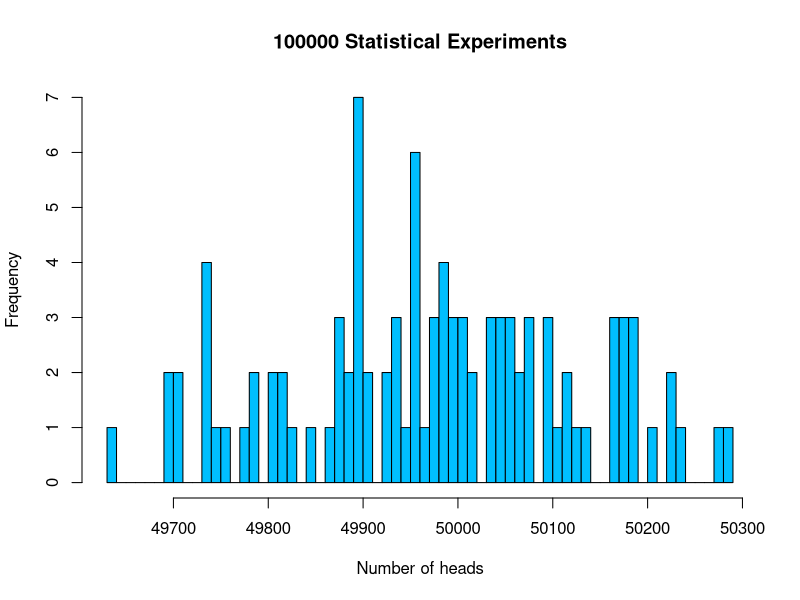
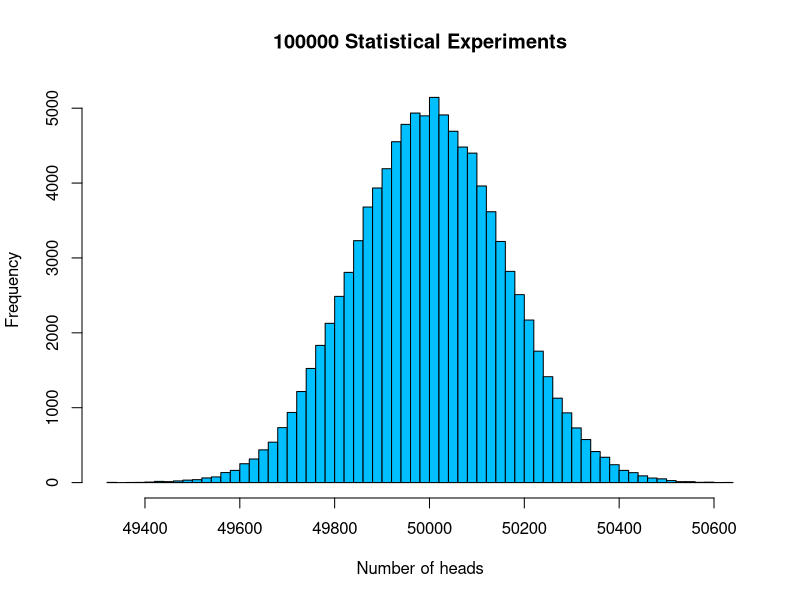
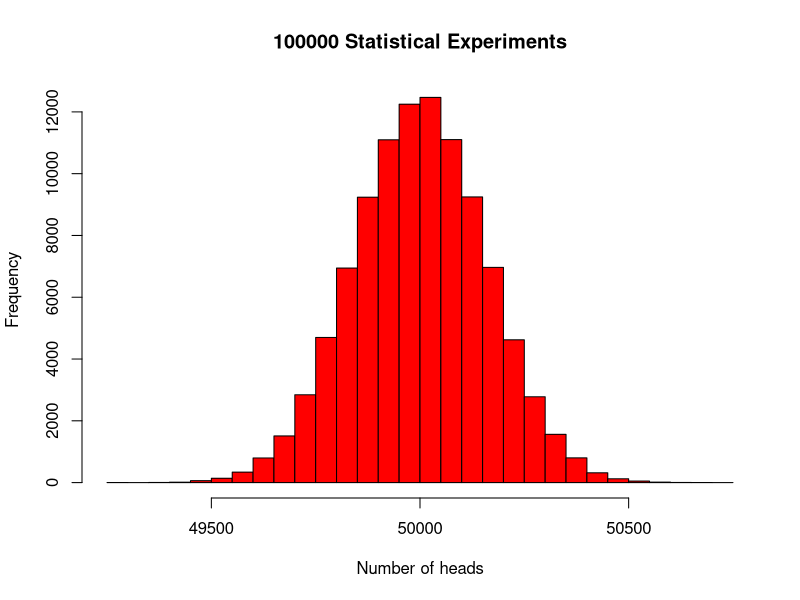
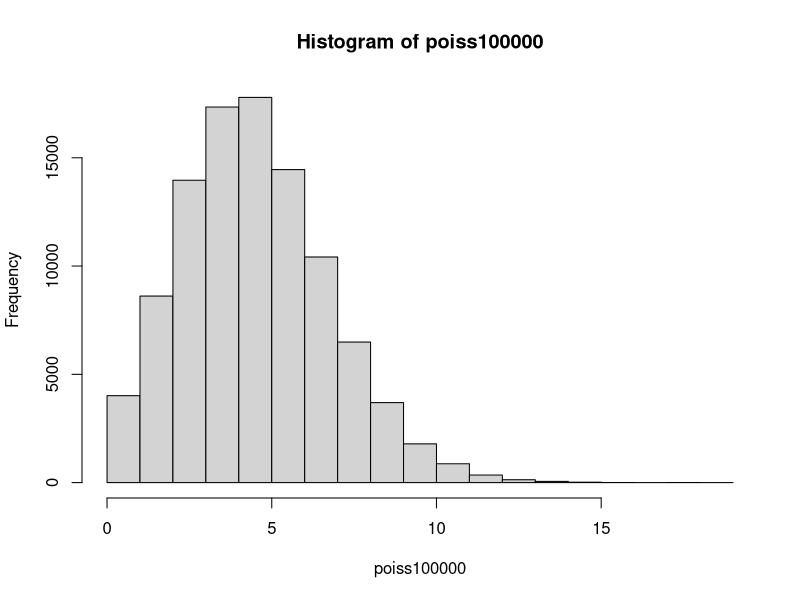
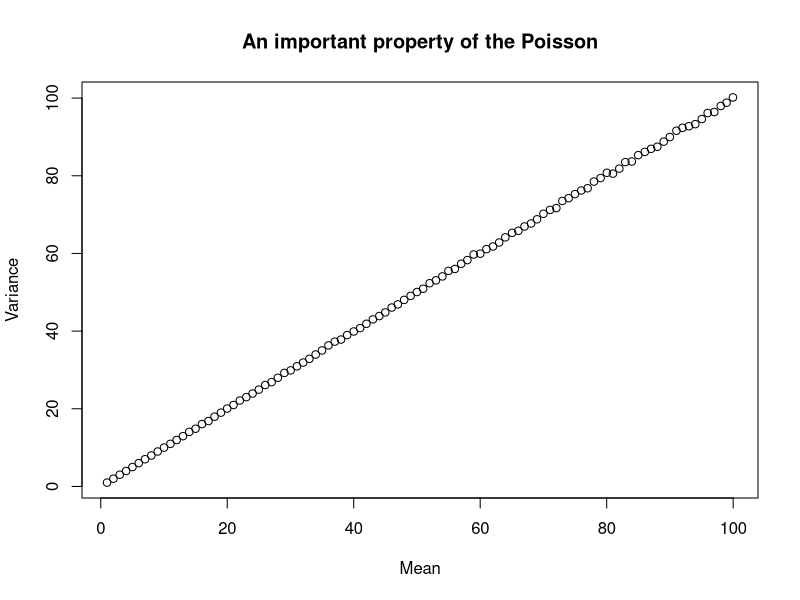
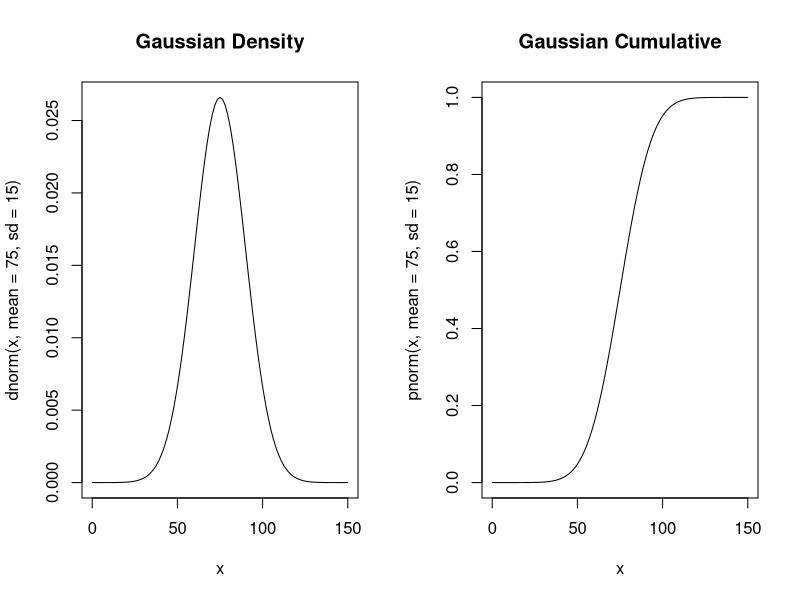
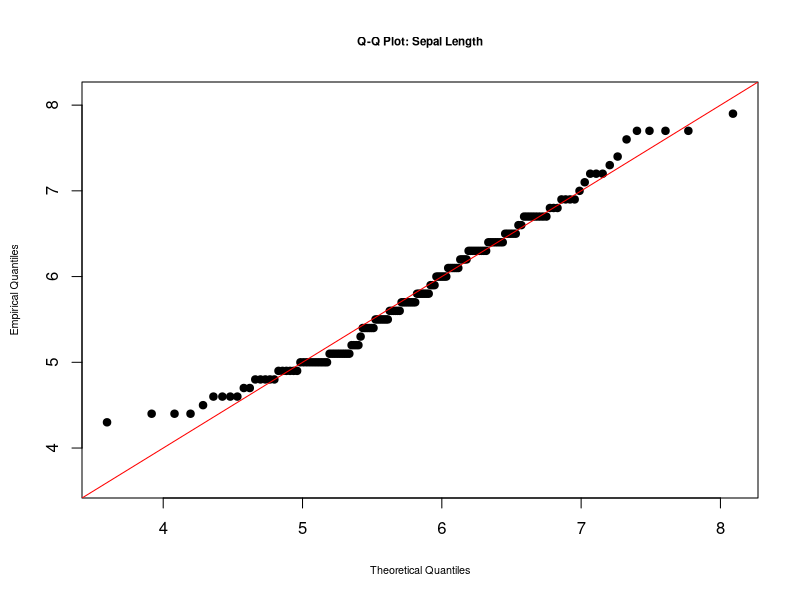
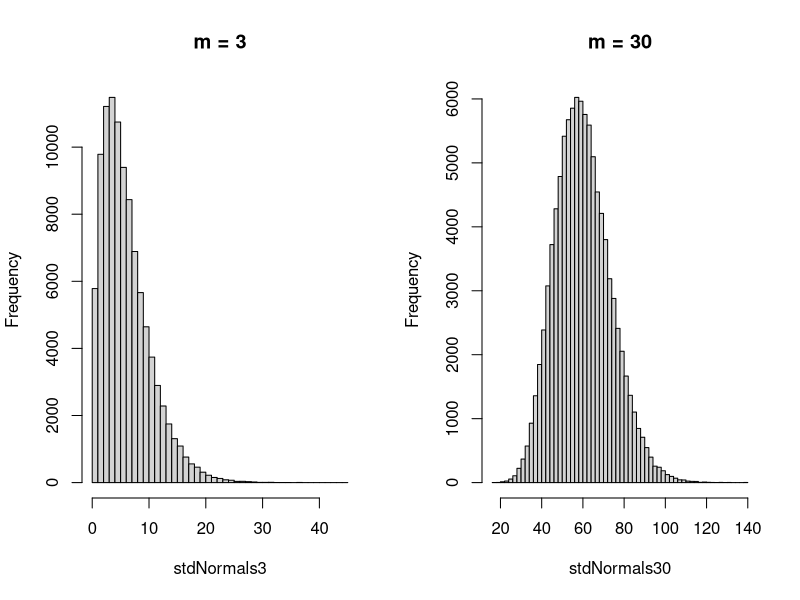

Generate these figures, in order, with R:

## Introduction to R for Data Science
## ----------------------------------------------------------------------------------
## SESSION 07: PROBABILITY FUNCTIONS IN R
## ----------------------------------------------------------------------------------
## Autumn/Winter 2016.
## Data Science Serbia @Startit Centre, Savska 5, Belgrade, Serbia

## Lecturers
## ----------------------------------------------------------------------------------
# Goran S. Milovanović, Phd
# Data Science Mentor @Springboard, Data Science Serbia
# ing Branko Kovač, Data Scientist @Tradecore
# Data Science Mentor @ Springboard, Data Science Serbia
## ----------------------------------------------------------------------------------

## SESSION 07: PROBABILITY FUNCTIONS IN R
## ----------------------------------------------------------------------------------

# clear all
rm(list=ls())

#### Binomial Distribution
# A basic statistical experiment: tossing a coing that has a probability p for Heads;
# repeat the experiment N times

# Example:
# A person throws a fair dice ten times.
# What is the probability of obtaining five or less sixes at random?
# Let's see: the probability of getting exactly five sixes at random is:
pFiveSixes <- dbinom(5, size = 10, p = 1/6)
pFiveSixes
# The probability of getting five or less than five sixes 
# from ten statistical experiments is:
pFiveAndLessSixes <- sum(
  dbinom(0, size = 10, p = 1/6),
  dbinom(1, size = 10, p = 1/6),
  dbinom(2, size = 10, p = 1/6),
  dbinom(3, size = 10, p = 1/6),
  dbinom(4, size = 10, p = 1/6),
  dbinom(5, size = 10, p = 1/6)
)
pFiveAndLessSixes # Wow... but that's five AND less than five... :(

# or...
pFiveAndLessSixes <- sum(sapply(seq(0,5), function(x) {
  dbinom(x, size = 10, p = 1/6)
}))
pFiveAndLessSixes

# or, in a vectorized programming language
pFiveAndLessSixes <-sum(dbinom(seq(0,5), size = 10, p =1/6))
pFiveAndLessSixes

# We could have used a cummulative distribution function to figure out this as well:
pFiveAndLessSixes <- pbinom(5, size = 10, p = 1/6)
pFiveAndLessSixes

# Do not forget: the binomial distribution models a statistical experiment with
# two outcomes only. In the present example, its parameter, p = 1/6, has a complement
# of 1-p == 5/6, and the following semantics: either 5 comes out, OR everything else.
# The binomial distribution does not model a dice. It models a coin (fair or unfair).
# To model a dice, you need the multinomial distribution, which is the multivariate
# generalization of the binomial. We will cover only some univariate distributions here.

# Generate a sample of random binomial variates:
randomBinomials <- rbinom(100, size = 1, p = .5)
randomBinomials
randomBinomials <- rbinom(100, size = 100, p = .5)
randomBinomials # see the difference?
randomBinomials <- rbinom(100, size = 100000, p = .5)
length(randomBinomials)
hist(randomBinomials, n = 50,
     main = "100000 Statistical Experiments",
     xlab = "Number of heads",
     ylab = "Frequency",
     col = "deepskyblue")
# interpretion: we were running 100 statistical experiments,
# each time drawing a sample of 100000 observations of a fair coin (p = .5)
randomBinomials <- rbinom(100000, size = 100000, p = .5)
# interpretion: we were running 10000 statistical experiments,
# each time drawing a sample of 100000 observations of a fair coin (p = .5)
hist(randomBinomials, n = 50,
     main = "100000 Statistical Experiments",
     xlab = "Number of heads",
     ylab = "Frequency",
     col = "deepskyblue")

# Quantile Function of the Binomial distribution:
# The quantile is defined as the smallest value x such that F(x) ≥ p, 
# where F is the distribution function.
qbinom(p = .01, size = 100, prob = .5)
qbinom(p = .99, size = 100, prob = .5)
qbinom(p = .01, size = 200, prob = .5)
qbinom(p = .99, size = 200, prob = .5)

# Now take a look at this:
randomUniformNumbers <- runif(100000,0,1)
# this generated 100 uniformly distributed random numbers
# on an interval from 0 to 1
randomBinomialNumbers <- qbinom(randomUniformNumbers,
                                size = 100000,
                                prob = .5)
hist(randomBinomialNumbers, n = 50,
     main = "100000 Statistical Experiments",
     xlab = "Number of heads",
     ylab = "Frequency",
     col = "red")

# In other words, and for all those of you who will be interested in
# running simulations of stochastic models anytime in the future:
# If you can generate random numbers from a uniform distribution on (0,1)
# you can also generate random numbers from the binomial distribution - or any other
# distribution as well.
# However, R offers random number generators 
# for a huge number of probability densities...

#### Poisson Distribution
# A discrete probability distribution with mean and variance correlated...
# This is the distribution of the number of occurrences
# of independent events in a given interval.

# Example (following and adapting from Ladislaus Bortkiewicz, 1898)
# On the average, 10 soldiers in the Prussian army 
# were killed accidentally by horse kick monthly.
# What is the probability that 17 or more soldies
# in the Prussian army will be accidently killed by horse kicks
# during the month? Let's see:
tragedies <- ppois(17, lambda=10, lower.tail=FALSE)   # upper tail
tragedies
# lambda is the mean of the Poisson distribution and its only parameter
# NOTE: the lower.tail=FALSE argument converts from the Cumulative to the
# Decumulative distribution (also known as a Survivor function)
# i.e. P(X > x), for decumulative, in contrast to P(X <= x), for cumulative probability
# Compare:
tragedies <- ppois(17, lambda=10, lower.tail=TRUE)   # lower tail
tragedies # this is the answer to the question of what would be the probability of
# 17 and *less than 17* deaths

# The same logic to generate random deviates as we have observed in the Binomial case:
poiss100000 <- rpois(100000,lambda = 5)
hist(poiss100000)

# An important property of the Poisson distribution:
lambda <- seq(1,100,1)
poissonMean <- unlist(lapply(lambda, function(x) {
  mean(rpois(100000,x))
}))
poissonVar <- unlist(lapply(lambda, function(x) {
  var(rpois(100000,x))
}))
# plot!
plot(poissonMean, poissonVar,
     main = "An important property of the Poisson",
     xlab = "Mean", ylab = "Variance")
# The moral of the story:
# use the Poisson distribution to model phenomena
# where you expect the mean to be correlated with the variance.

#### And now for something completelly different: a continuous distribution
#### The Gaussian (Normal) Distribution

# the same story:
# What is the probability that a person is 185 cm tall if we draw a person 
# at random from a population with mean height = 178 cm, standard deviation = 15 cm...
p185cm <- dnorm(185, mean = 178, sd = 15) #?
p185cm
# No, it is not 0.02385223... that is probability density
# The normal distribution is continuous: it doesn't really make sense
# to ask for a probability of a point from its domain.

# Try this:
# What is the probability that a person is between 180 cm and 185 cm tall
# if we draw a person at random from a population with 
# mean height = 178 cm, standard deviation = 15 cm?
p180_185cm <- dnorm(185, mean = 178, sd = 15) - dnorm(180, mean = 178, sd = 15)
p180_185cm # oops...

# Maybe:
p180_185cm <- pnorm(185, mean = 178, sd = 15, lower.tail = T) - 
  pnorm(180, mean = 178, sd = 15, lower.tail = T)
p180_185cm # yes, that is correct: 0.1265957

# Gaussian, the bell curve, the famous one:
x <- seq(0,150,.01)
# set plot parameters
par(mfrow=c(1,2))
curve(dnorm(x,mean=75,sd=15),from = 0, to = 150, main = "Gaussian Density")
curve(pnorm(x,mean=75,sd=15),from = 0, to = 150, main = "Gaussian Cumulative")

### Checking whether a variable has a normal distribution
## check whether the assumption of normality holds: Sepal Length

library(datasets)
data(iris)

# The Kolmogorov-Smirnov Test
ksSLength <- ks.test(iris$Sepal.Length,
                     "pnorm",
                     mean(iris$Sepal.Length),
                     sd(iris$Sepal.Length),
                     alternative = "two.sided",
                     exact = NULL)

ksSLength # KS test says this is a normal distribution
ksSLength

## AGAIN: check whether the assumption of normality holds: Sepal.Lenght
# Shapiro-Wilk Test :: better for small samples + for Normal distribution only!
# NOTE: The most powerful statistical test given for a given alpha and compared
# to other tests similar in purpose!
swPLength <- shapiro.test(iris$Sepal.Length)
swPLength # SW test says it is not normally distributed...

# Take-home message: good luck with normality tests...

# plots to check the normality assumption
theoNormSLength <- qnorm(ppoints(iris$Sepal.Length),
                         mean(iris$Sepal.Length),
                         sd(iris$Sepal.Length))
# ?ppoints - produces evenly spaced probability points
# set plot parameters
par(mfrow=c(1,1))
# qqplot
qqplot(theoNormSLength,iris$Sepal.Length,
       main = "Q-Q Plot: Sepal Length",
       xlab = "Theoretical Quantiles",
       ylab = "Empirical Quantiles",
       xlim = c(min(theoNormSLength),max(theoNormSLength)),
       ylim = c(min(theoNormSLength),max(theoNormSLength)),
       pch = 19,
       cex.lab = .65,
       cex.main = .7
)
abline(0,1,col="red")

#### The Chi-Square Distribution and the related statistical test
# Theory: say X follows a Standard Normal Distribution
# Standard Normal Distribution: Mean = 0, Variance = Standard Deviation = 1
# Take m = 3 such variables, square them, sum up the squares, 
# and repeat the experiment 100,000 times
stdNormals3 <- unlist(lapply(seq(1,100000), function(x) {
  sum((rnorm(3, mean = 1, sd = 1))^2)
}))
# how are these sums of standar normal distributions distributed?
# set plot parameters
par(mfrow=c(1,2))
hist(stdNormals3, 50, main = "m = 3")
# repeat with m = 30
stdNormals30 <- unlist(lapply(seq(1,100000), function(x) {
  sum((rnorm(30, mean = 1, sd = 1))^2)
}))
hist(stdNormals30, 50, main = "m = 30")
# The sum of squared IID random variables, each ~ standard norm(al distribution
# has a Chi-Square distribution
par(mfrow=c(1,2))
curve(dchisq(x,3), from = 0, to = 40, main = "m = 3")
curve(dchisq(x,30), from = 0, to = 120, main = "m = 30")
# This probability distribution plays 
# an important role in statistical hypothesis testing

### The Chi-Square Goodness-of-Fit (GoF) Test
# Assume the following: an urn contains white, blue, and red balls
# in proportion of 5:3:2.
# We draw a sample of size n = 100 balls from the urn.
n <- 100
# Our task is to determine whether the sample reflects the hypothesized distribution
# of balls in the urn.

# Step 1: Population parameters (probabilities)
populationP <- c(.5, .3, .2)
expectedCounts <- n*populationP
expectedCounts
# Step 2: Sampling
# random draw from a multinomial distribution of three events:
sample <- as.numeric(rmultinom(1, 100, prob = populationP))
sample
# Chi-Square Statistic:
chiSq <- sum(((sample - expectedCounts)^2)/expectedCounts)
chiSq
df <- 3 - 1 # k == 3 == number of events
df
sig <- pchisq(chiSq, df, lower.tail=F)
sig
sig < .05
# Chi-Square test NOT significant: the empirical distribution follows
# the theoretical distribution (i.e. suggests that the expected counts 
# are NOT different from the observed)

# again, with a sample from a different distribution:
# random draw from a multinomial distribution of three events:
sample <- as.numeric(rmultinom(1, 100, prob = c(.3, .3, .4)))
sample
# Chi-Square Statistic:
chiSq <- sum(((sample - expectedCounts)^2)/expectedCounts)
chiSq
df <- 3 - 1 # k == 3 == number of events
df
sig <- pchisq(chiSq, df, lower.tail=F)
sig
sig < .05
# Chi-Square test significant: the empirical distribution does not follow
# the theoretical distribution (i.e. suggests that the expected counts are 
# different from the observed)